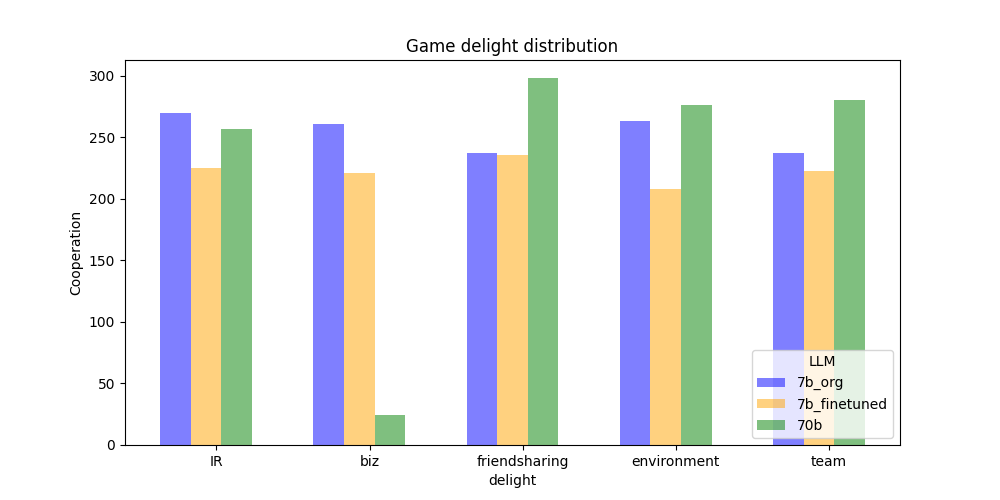
#> input picture compare_with_another_run_figs/game/delight_distribution.png, 1000 x 500 px, found by its file name; its folder holds 4 pictures in this run
$ jupyter execute --allow-errors oos_analysis.ipynb
#> lines starting #> are read from the running program, lines starting #| are printed output that depends on the picture
[cell 1]
import matplotlib.pyplot as plt
import numpy as np
import pickle
import re
import os

from PIL import Image


# Sample data dictionary (replace this with your actual data)

llm = '7b-fixed'

#> (the rest of this cell did not finish here and is left out)

#> (a cell that did not finish here is left out)

[cell 3]
# create a function to show the distribution of the data
# return a dictionary, with keys as the keys of the input dictionary, and values as the distribution of the data
# [10 lines left out: function show_distribution, not called in this run]

# show the distribution of the data
#> (the rest of this cell did not finish here and is left out)

[cell 4]
# read dictionary from .txt file
def read_distribution(file_path):
    with open(file_path, "r") as f:
        lines = f.readlines()
    distribution = {}
    for line in lines:
        # each line is like this: key: {item1: count1, item2: count2}
        # first, split by the first ': ' to get the key
        # then, split by the '{' and '}' to get the value
        key, value = line.split(': {')
        value = value[0:-2].split(', ')
        value = {item.split(': ')[0][1:-1]: int(item.split(': ')[1]) for item in value}
        distribution[key] = value
    return distribution

# show the distribution
# print(distribution)

all_data = {}
llms = ['7b-fixed', '7b-fined', '70b-fixed']
#> (the rest of this cell did not finish here and is left out)

[cell 5]
# [28 lines left out: functions compare_distribution_for_each_game, compare_distribution, not called in this run]

# compare the distribution of different models
#> (the rest of this cell did not finish here and is left out)

[cell 6]
from collections import defaultdict

categorized_keys = defaultdict(list)
#> (the rest of this cell did not finish here and is left out)

[cell 7]
# [49 lines left out: function aggregated_comparison_by_category, not called in this run]

for category in categorized_keys:
    aggregated_comparison_by_category(all_data, category, category_type='Context')

[cell 8]
def merge_images(folder_path, output_path):
    # merge three .png files into one .png file, using the following layout:
    # 1 2
    #  3

    # get all the .png files in the folder
    files = [f for f in os.listdir(folder_path) if f.endswith('.png')]
    files.sort()

    # open all the images
    images = [Image.open(os.path.join(folder_path, f)) for f in files]

    # get the size of the images
    width, height = images[0].size
    total_width = 2 * width
    total_height = 2 * height

    # create a new image with the size of the merged image
    new_image = Image.new('RGB', (total_width, total_height))

    # paste the images to the new image
    new_image.paste(images[0], (0, 0))
    new_image.paste(images[1], (width, 0))
    new_image.paste(images[2], (width // 2, height))


    # make the empty space in the left and right of the middle image white
    for j in range(height):
        for i in range(width//2):
            new_image.putpixel((i, height + j), (255, 255, 255))
        for i in range(width*3//2, 2*width):
            new_image.putpixel((i, height + j), (255, 255, 255))

    # save the new image
    new_image.save(output_path)
    print('Images merged and saved to ' + output_path)

#> (the rest of this cell did not finish here and is left out)

[cell 9]
def merge_images_of_four(folder_path, output_path):
    # merge four .png files into one .png file, using the following layout:
    # 1 2
    # 3 4

    # get all the .png files in the folder
#> called with folder_path = '../oos_figs/game', output_path = '../oos_figs/game_distribution.png'
    files = [f for f in os.listdir(folder_path) if f.endswith('.png')]
    files.sort()

    # open all the images
    images = [Image.open(os.path.join(folder_path, f)) for f in files]
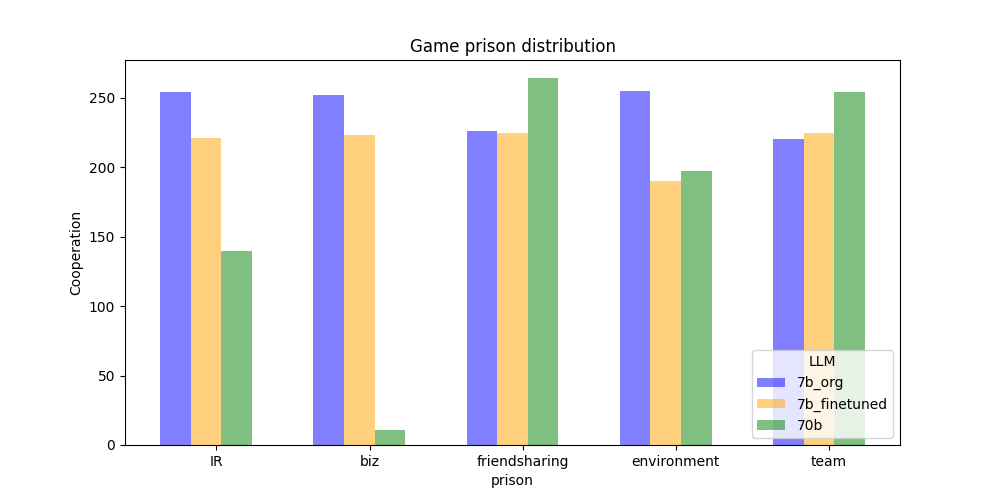
#> input picture compare_with_another_run_figs/game/prison_distribution.png, 1000 x 500 px, found by its file name
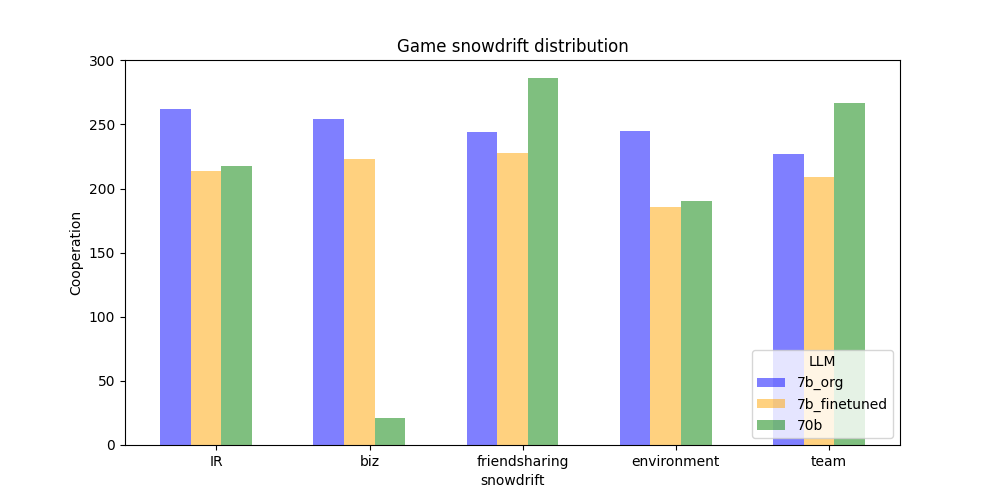
#> input picture compare_with_another_run_figs/game/snowdrift_distribution.png, 1000 x 500 px, found by its file name
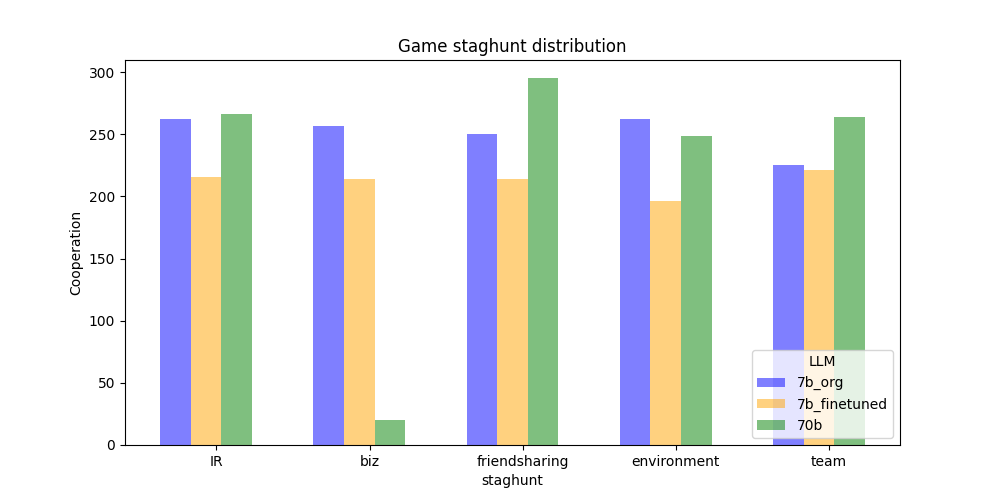
#> input picture compare_with_another_run_figs/game/staghunt_distribution.png, 1000 x 500 px, found by its file name

    # get the size of the images
    width, height = images[0].size
#> width = 1000; height = 500
    total_width = 2 * width
#> total_width = 2000
    total_height = 2 * height
#> total_height = 1000

    # create a new image with the size of the merged image
    new_image = Image.new('RGB', (total_width, total_height))
#> new_image: PIL image 2000x1000 RGB; every value is 0

    # paste the images to the new image
    new_image.paste(images[0], (0, 0))
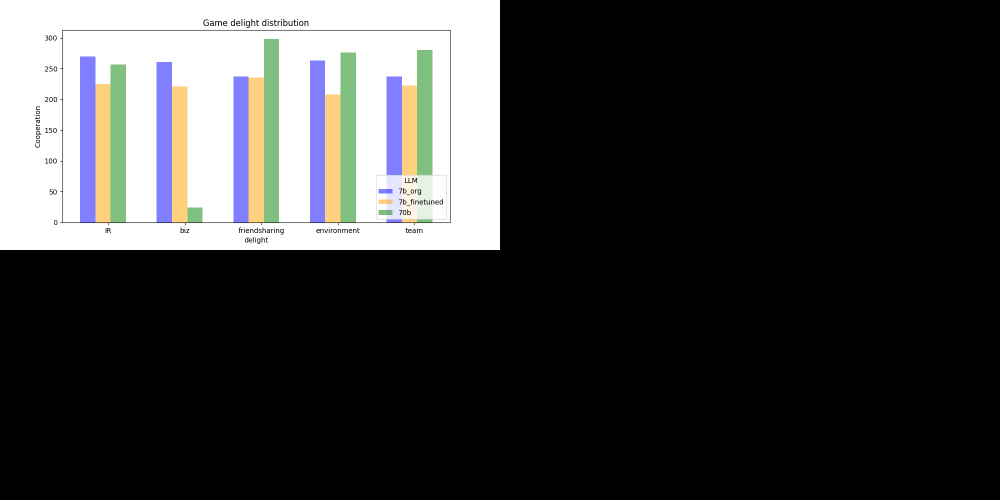
#> new_image: PIL image 2000x1000 RGB (shown at 1/2 size); mean R, G, B 57.5, 57.9, 57.8
    new_image.paste(images[1], (width, 0))
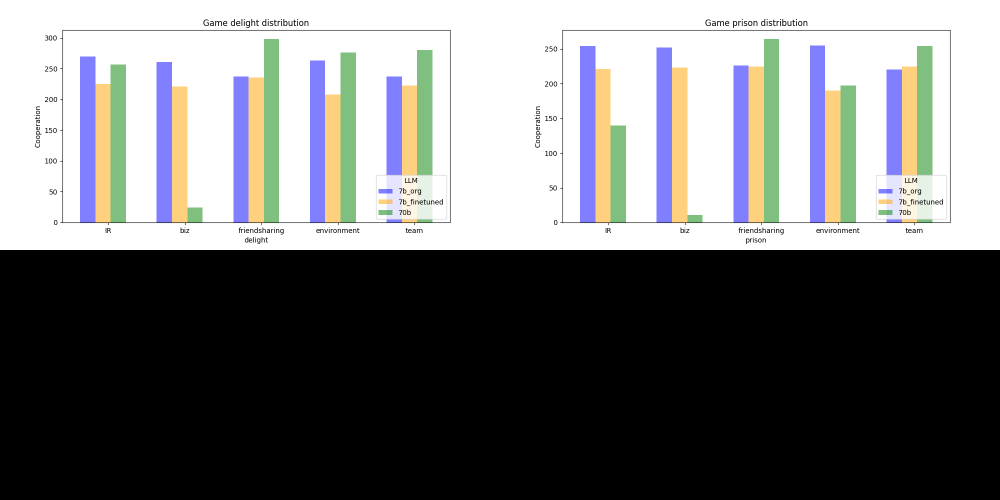
#> new_image: PIL image 2000x1000 RGB (shown at 1/2 size); mean R, G, B 115.1, 115.6, 115.8
    new_image.paste(images[2], (0, height))
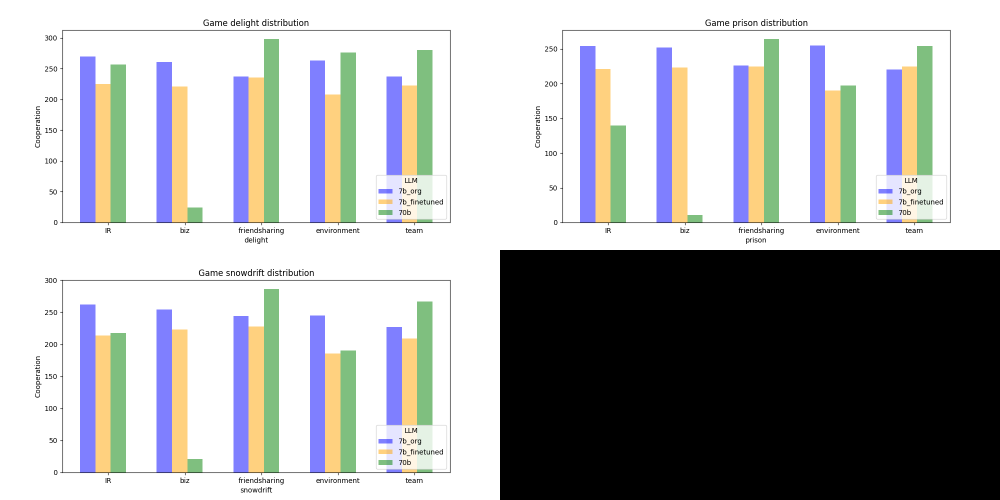
#> new_image: PIL image 2000x1000 RGB (shown at 1/2 size); mean R, G, B 172.8, 173.5, 173.9
    new_image.paste(images[3], (width, height))
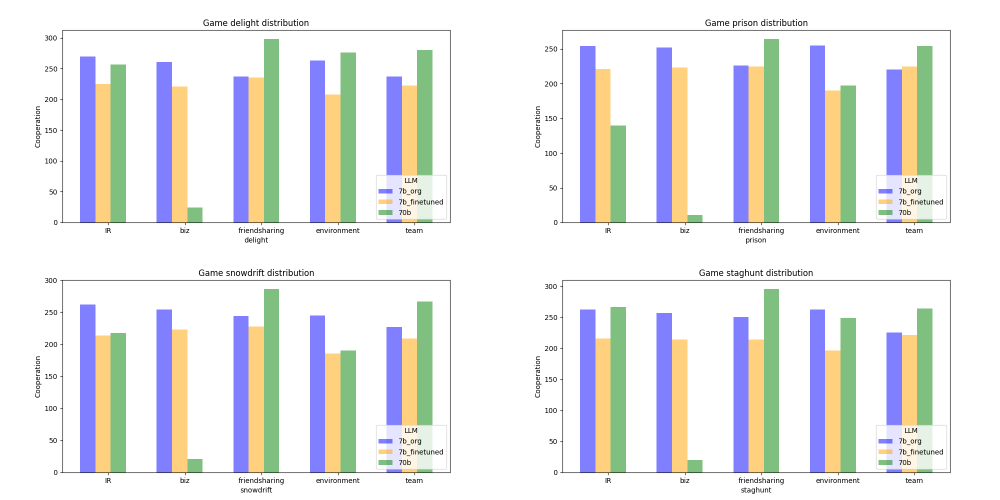
#> new_image: PIL image 2000x1000 RGB (shown at 1/2 size); mean R, G, B 230.3, 231.5, 231.9

    # save the new image
    new_image.save(output_path)
    print('Images merged and saved to ' + output_path)

merge_images_of_four(os.path.join("../oos_figs/game"), os.path.join("../oos_figs", "game_distribution.png"))
